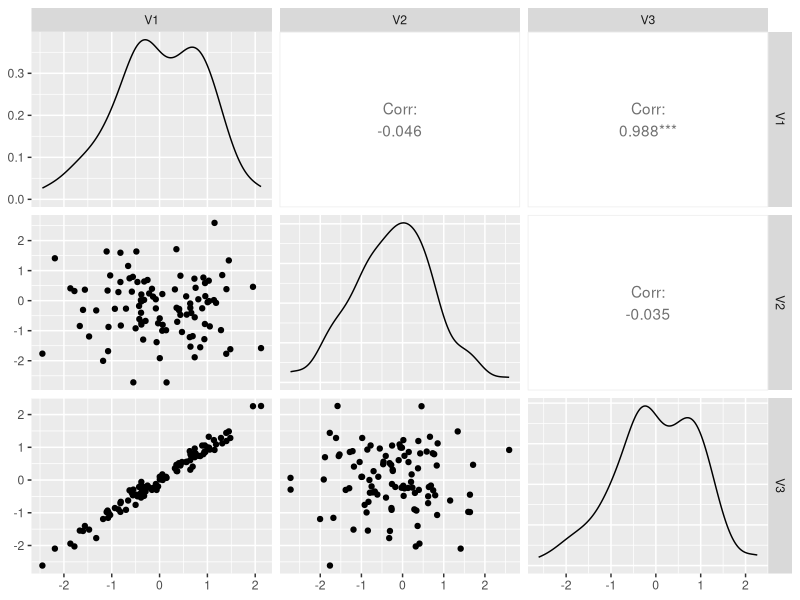
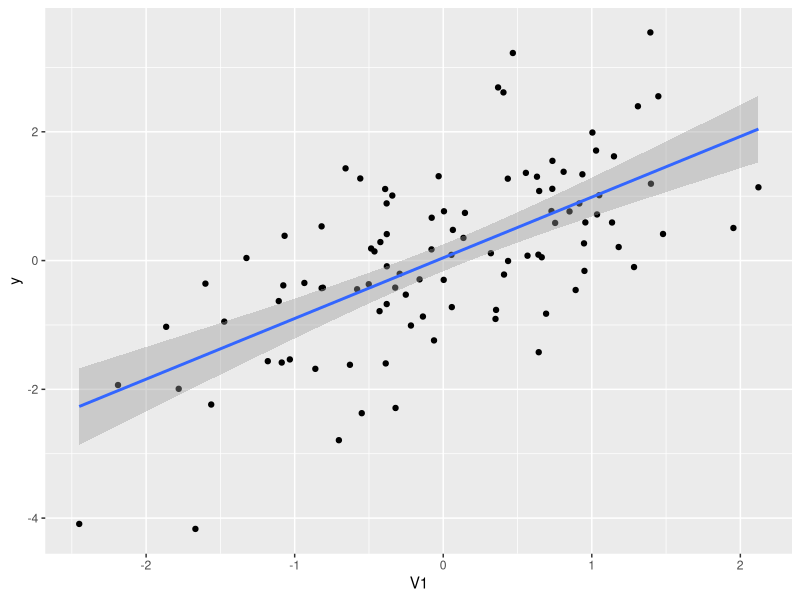
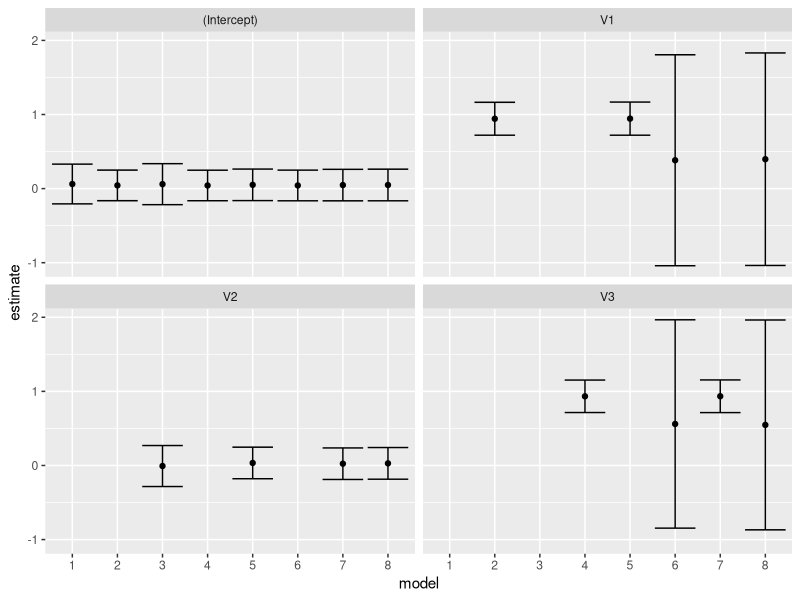

Write R code to recreate these figures, in order.
## ---- chunk 1
knitr::opts_chunk$set(echo = TRUE)
## ---- chunk 2
set.seed(9377938)
p = 3 # this many variables
# this is the mean vector - set to 0 for now
Means <- rep(0, 3)
# this is the covariance matrix
Sigma <- matrix(c(1, 0, .99, 
                  0, 1, 0,
                  .99, 0, 1), nrow= p, ncol = p)
library(MASS)
library(tidyverse)
library(GGally)
df <- as_data_frame( mvrnorm(n = 100, mu= Means, Sigma=Sigma))
ggpairs(df)
## ---- chunk 3
df <- mutate(df, y = V1 + rnorm(n()))
ggplot(df, aes(x = V1, y=y)) + geom_point() + 
  geom_smooth(method="lm")
## ---- chunk 4
models <- list(y~1,
               y~V1,
               y~V2,
               y~V3,
               y~V1 + V2,
               y~V1 + V3,
               y~V2 + V3,
               y~V1 + V2 + V3)
fits <- map(models, lm, data=df)
library(broom) # for tidy()
coefs <- map_df(fits, tidy, .id = "model")
ggplot(coefs, aes(x = model, y=estimate)) + 
         geom_point() + 
         facet_wrap(~term) + 
         geom_errorbar(aes(ymin = estimate - 1.96*std.error,
                           ymax = estimate + 1.96*std.error))
## ---- chunk 5
library(car)
vif(fits[[8]])
## ---- chunk 6
filter(coefs, term == "V3",
       model > 6) %>%
  mutate(variance = std.error^2,
         vif_ = lead(variance)/variance) %>%
  select(vif_)
